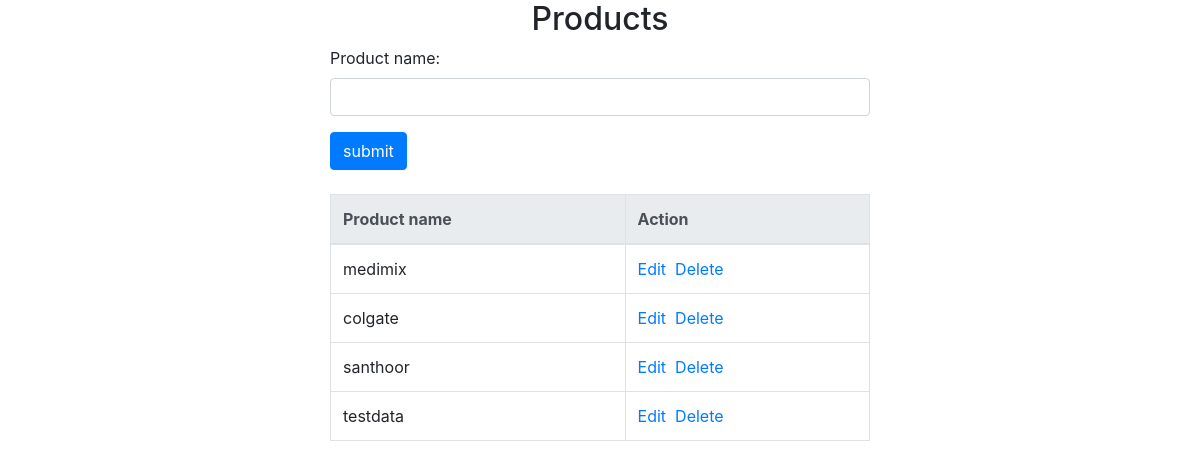
Before: /products/ with the older database file.
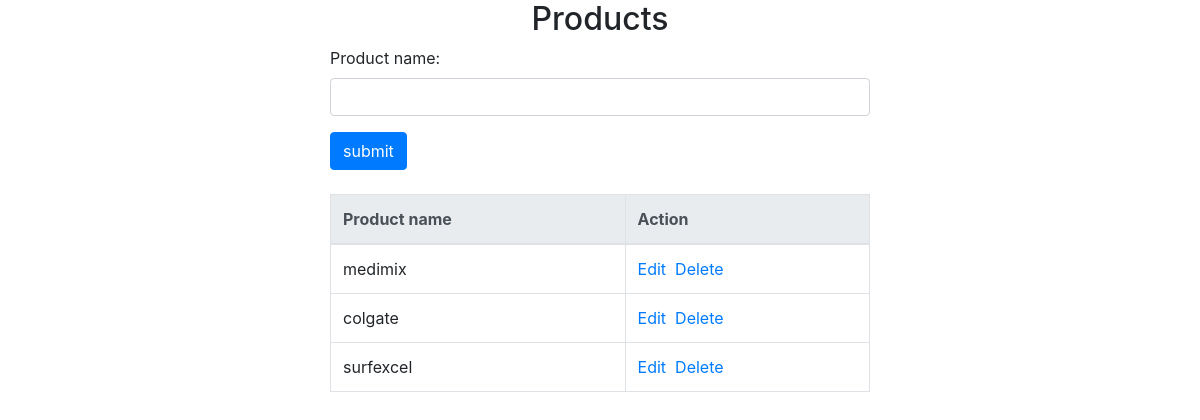
After: the same page with the newer database file.
### Bill/models.py (models this page shows, shortened)
class ProductModel(models.Model):
    product_name = models.CharField(max_length=100)

### Bill/views.py (the view, shortened to what this page needs)
# urls.py: path('products/', product.as_view(), name="products"),
class product(TemplateView):
    model = ProductModel
    template_name = "product.html"
    context = {}
    context_object_name = "products"
    def get(self, request, *args, **kwargs):
        form = ProductForm()
        products = self.model.objects.all()
        self.context["form"] = form
        self.context["products"] = products
        return render(request, self.template_name, self.context)

### Bill/forms.py (shortened to what this page needs)
class ProductForm(ModelForm):
    class Meta:
        model = ProductModel
        fields = "__all__"
        widgets = {
            "product_name": forms.TextInput(attrs={'class': 'form-control'})
        }

### Bill/templates/product.html (shortened to what this page needs)
<!DOCTYPE html>
<html lang="en">
<head>
    <link rel="stylesheet" href="https://cdn.jsdelivr.net/npm/bootstrap@4.5.3/dist/css/bootstrap.min.css"
>
</head>
<body>
<h2 align="center">Products</h2>
<div class="container">
    <div class="row">
        <div class="col-3"></div>
        <div class="col-6">
            <form method="post">
                {{ form.as_p }}
                <input type="submit" value="submit" class="btn btn-primary">
            </form>
        </div>
        <div class="col-3"></div>
    </div>
    <br>
    <div class="row">
        <div class="col-3"></div>
        <div class="col-6">
            {% if products %}
                <table class="table table-bordered">
                    <thead class="thead-light">
                    <tr>
                        <th scope="col">Product name</th>
                        <th scope="col">Action</th>
                    </tr>
                    </thead>
                    {% for item in products %}
                        <tr>
                            <td>{{ item.product_name }}</td>
                            <td><a href="{% url 'editproduct' item.id %}">Edit</a>&nbsp;&nbsp;<a
                                    href="{% url 'deleteproduct' item.id %}">Delete</a>
                            </td>
                        </tr>
                    {% endfor %}
                </table>
            {% endif %}
        </div>
        <div class="col-3"></div>
    </div>
</div>
</body>
</html>

Changed rows visible on the page:
removed ProductModel: product_name "santhoor"
removed ProductModel: product_name "testdata"
added ProductModel: product_name "surfexcel"
